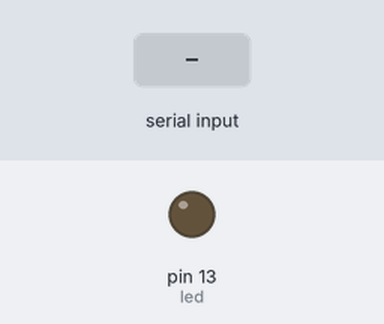
A sketch run on a simulated Arduino Uno, built with avr-gcc and run on an emulated ATmega328P. Shown: output pins drawn as LEDs (lit = HIGH). Inputs (shaded band) come from the test bench. What the sketch prints to the serial monitor is not drawn.

Above: at 1.2 s.
1.3 s: "1\n" received over the second serial link
Timing chart, 0 to 4.3 s (numbered marks = the images above; inputs shaded):
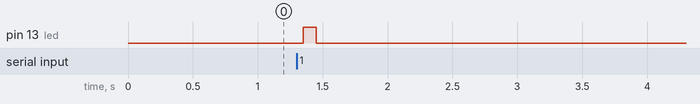

The sketch:

GCS_1.ino
```cpp
#include <SoftwareSerial.h>

//PINES DE INTERCAMBIO DE DATOS
SoftwareSerial mySerial(10, 11); // RX, TX (azul, naranja)

//LED
int led = 13;

//CONTROL DE TIEMPO
unsigned long tiempoUltimoMensaje = 0;
const long tiempoLimiteFallo = 4000; //Tolerancia antes de anunciar el fallo de 1 segundo (recibe cada 3, deja uno de margen antes de alertar)
unsigned long tiempoEncendido = 0;
bool ledEncendido = false;

//SETUP DEL SATÉLITE
void setup() {
   Serial.begin(9600);
   mySerial.begin(9600);
   mySerial.setTimeout(50);   // Reduce el bloqueo de readString() de 1000ms a 50ms
   pinMode (led,OUTPUT);
}

//PROGRAMA DEL SATÉLITE
void loop() {
   unsigned long tiempoActual = millis(); //Actualizamos de forma constante el tiempo actual.

   //Apagar el LED si está encendido y han pasado 100ms. Debe ir primero en el código para apagarlo si estaba encendido.
   if (ledEncendido == true && (tiempoActual - tiempoEncendido >= 100)){
      digitalWrite(led, LOW);
      ledEncendido = false;
   }

   //Mirar si hay información disponible cada 3 segundos
   if (mySerial.available()) {
      String data = mySerial.readString(); //Leemos lo que llega
      Serial.print(data); //Ponemos lo que he leído

      tiempoActual = millis(); //Refrescamos el tiempo tras la lectura (readString() bloquea hasta 50ms)

      digitalWrite(led, HIGH); //Encendemos LED
      tiempoEncendido = tiempoActual; //Mismo instante de referencia para el LED
      ledEncendido = true;

      tiempoUltimoMensaje = tiempoActual; //Mismo instante de referencia para el último mensaje
   }

   if (tiempoUltimoMensaje != 0 && (tiempoActual - tiempoUltimoMensaje > tiempoLimiteFallo)) { //Si no hay info en 4 segundos (debería haber cada 3):
      Serial.println ("ALERTA! Fallo en la comunicación.");
      tiempoUltimoMensaje = tiempoActual; //Evita el bucle infinito.
   }

   if (Serial.available()) { //Mirar si hay información del PYTHON para enviar al satélite: parar o retomar el envío de datos.
      String comando = Serial.readStringUntil('\n');
      comando.trim ();
      mySerial.println(comando);
   }

}
```

Measured:
- after the input at 1.3 s, pin 13 (led): LOW → HIGH after 0.05 s, → LOW 0.10 s later
